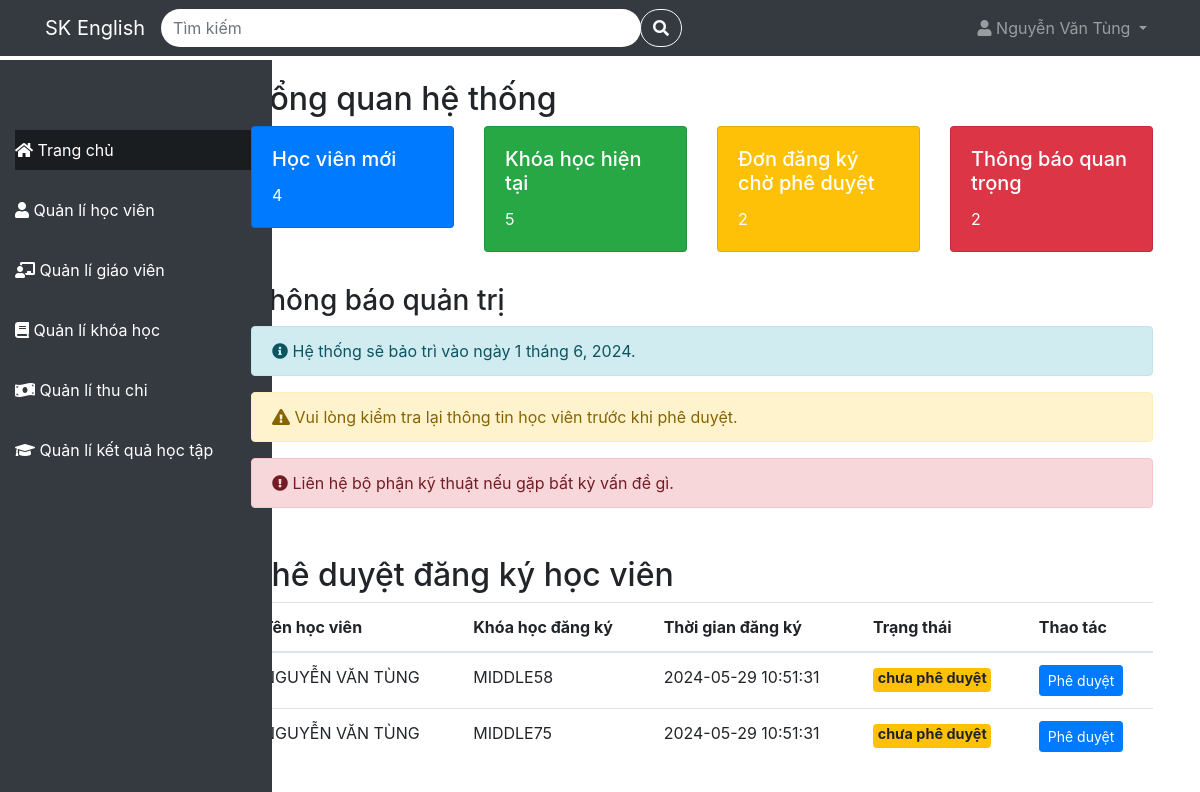
The app's page /QuanLiTrungTamTA/home (signed in) with its own data.
### tables this page shows
CREATE TABLE `webregistrations` (
  `STT` int(11) NOT NULL,
  `name` varchar(100) NOT NULL,
  `address` varchar(100) NOT NULL,
  `phone` varchar(10) NOT NULL,
  `email` varchar(100) NOT NULL,
  `schedule_id` varchar(32) NOT NULL,
  `time` timestamp NOT NULL DEFAULT current_timestamp() ON UPDATE current_timestamp()
);

### app/Controller/HomeController.php (called while the page is built)
<?php
class HomeController {
    protected $config = [
        'host' => 'localhost',
        'dbname' => 'quanlytrungtamta',
        'user' => 'root',
        'password' => ''
    ];
    protected $db;
    public function __construct(){
        $this->db = new Database($this->config);
    }
    public function index() {
        $listWebRegistration = $this->db->table('webregistrations')->get();
        if(isset($listWebRegistration)){
            $countWebRegistration = count($listWebRegistration);
        }else{
            $countWebRegistration = 0;
        }
        $listCourse = $this->db->table('course')->get();
        if(isset($listCourse)){
            $countCourse = count($listCourse);
        }else{
            $countCourse = 0;
        }
        $listStudent = $this->db->table('students')->get();
        if(isset($listStudent)){
            $countStudent = count($listStudent);
        }else{
            $countStudent = 0;
        }
        include('./app/View/Home/home.php');
    }
}
?>

### index.php (called while the page is built, shortened)
<?php
include './app/Model/Model.php';
include './app/Controller/HomeController.php';
$route = new Route();
$route->get('/', 'LandingController@index');
$route->post('/courseRegistration', 'RegisterController@courseRegistration');
$route->post('/login', 'LoginController@index');
$route->post('/logout', 'LogoutController@index');
$route->post('/register', 'RegisterController@index');
$route->post('/verify', 'RegisterController@verify');
$route->post('/forgotPassword', 'ForgotPasswordController@forgot_password');
$route->post('/reset_password', 'ForgotPasswordController@reset_password');
if(isset($_SESSION['full_name']) && !empty($_SESSION['full_name']))
{
    $route->get('/home', 'HomeController@index');
    $route->get('/student', 'StudentController@index');
    $route->post('/student/deleteStudent', 'StudentController@deleteStudent');
    $route->post('/student/editStudent', 'StudentController@editStudent');
    $route->post('/student/addStudent', 'RegistrationController@addStudent');
    $route->get('/teacher', 'TeacherController@index');
    $route->post('/teacher/addTeacher', 'TeacherController@addTeacher');
    $route->post('/teacher/editTeacher', 'TeacherController@editTeacher');
    $route->post('/teacher/deleteTeacher', 'TeacherController@deleteTeacher');
    $route->get('/course', 'CourseController@index');
    $route->post('/course/addCourse', 'CourseController@addCourse');
    $route->post('/course/deleteCourse', 'CourseController@deleteCourse');
    $route->post('/course/edit', 'CourseController@editCourse');
    $route->get('/course/detail', 'CourseController@show@detailCourse.php');
    $route->post('/course/addSchedule', 'ScheduleController@addSchedule');
    $route->post('/course/deleteSchedule', 'ScheduleController@deleteSchedule');
    $route->get('/payment', 'PaymentController@index');
    $route->get('/achievement', 'AchievementController@index');
}
$requestUri = $_SERVER['REQUEST_URI'];
$route->handle($requestUri);
?>

### app/Model/Model.php (called while the page is built, shortened)
<?php
class Database {
    protected
        $table = '',
        $host = '',
        $user ='',
        $password = '',
        $dbname = '',
        $conn = null;
    public function __construct($config){
        $this->host = $config['host'];
        $this->user = $config['user'];
        $this->password = $config['password'];
        $this->dbname = $config['dbname'];
    }
    protected function connect(){
        try{
            $this->conn = new PDO("mysql:host=$this->host;dbname=$this->dbname", $this->user, $this->password);
            $this->conn->setAttribute(PDO::ATTR_ERRMODE, PDO::ERRMODE_EXCEPTION);
        }catch(PDOException $e){
            echo "Lỗi kết nối đến cơ sở dữ liệu: ".$e->getMessage();
        }
    }
    public function get($data = [])
    {
        try {
            if (empty($data)) {
                $sqlString = "select * from $this->table";
                $query = $this->conn->prepare($sqlString);
                $query->execute();
            } else {
                $stmt = join('=? and ', array_keys($data));
                $stmt .= '=?';
                $sqlString = "select * from $this->table where $stmt";
                $query = $this->conn->prepare($sqlString);
                $query->execute(array_values($data));
            }
            return $query->fetchAll(PDO::FETCH_ASSOC);
        } catch (PDOException $e) {
            $this->logToConsole("Lỗi đọc dữ liệu: " . $e->getMessage());
        }
    }
    public function table($table){
        $this->table = $table;
        return $this;
    }
}
?>

### app/View/Home/home.php (the view, shortened to what this page needs)
<!DOCTYPE html>
<html lang="en">
<head>
  <link rel="stylesheet" href="https://cdnjs.cloudflare.com/ajax/libs/font-awesome/5.15.4/css/all.min.css">
  <link rel="stylesheet" href="https://maxcdn.bootstrapcdn.com/bootstrap/4.5.2/css/bootstrap.min.css">
</head>
<body>
<?php include './app/View/Template/navbar.php' ?>
<?php include 'app/View/Template/sidebar.php' ?>
<div class="main-content">
    <div class="container mt-5">
        <section class="statistics mb-3">
            <h2>Tổng quan hệ thống</h2>
            <div class="row">
                <div class="col-md-3">
                    <div class="card text-white bg-primary mb-3">
                        <div class="card-body">
                            <h5 class="card-title">Học viên mới</h5>
                            <p class="card-text">
                              <?php echo $countStudent?>
                            </p>
                        </div>
                    </div>
                </div>
                <div class="col-md-3">
                    <div class="card text-white bg-success mb-3">
                        <div class="card-body">
                            <h5 class="card-title">Khóa học hiện tại</h5>
                            <p class="card-text">
                              <?php echo $countCourse?>
                            </p>
                        </div>
                    </div>
                </div>
                <div class="col-md-3">
                    <div class="card text-white bg-warning mb-3">
                        <div class="card-body">
                            <h5 class="card-title">Đơn đăng ký chờ phê duyệt</h5>
                            <p class="card-text">
                              <?php echo $countWebRegistration?>
                            </p>
                        </div>
                    </div>
                </div>
                <div class="col-md-3">
                    <div class="card text-white bg-danger mb-3">
                        <div class="card-body">
                            <h5 class="card-title">Thông báo quan trọng</h5>
                            <p class="card-text">2</p>
                        </div>
                    </div>
                </div>
            </div>
        </section>
        <section class="admin-announcements mb-5">
            <h3>Thông báo quản trị</h3>
            <div class="alert alert-info" role="alert">
                <i class="fas fa-info-circle"></i> Hệ thống sẽ bảo trì vào ngày 1 tháng 6, 2024.
            </div>
            <div class="alert alert-warning" role="alert">
                <i class="fas fa-exclamation-triangle"></i> Vui lòng kiểm tra lại thông tin học viên trước khi phê duyệt.
            </div>
            <div class="alert alert-danger" role="alert">
                <i class="fas fa-exclamation-circle"></i> Liên hệ bộ phận kỹ thuật nếu gặp bất kỳ vấn đề gì.
            </div>
        </section>
        <h2>Phê duyệt đăng ký học viên</h2>
        <div class="table-responsive">
            <table class="table">
                <thead>
                    <tr>
                        <th>Tên học viên</th>
                        <th>Khóa học đăng ký</th>
                        <th>Thời gian đăng ký</th>
                        <th>Trạng thái</th>
                        <th>Thao tác</th>
                    </tr>
                </thead>
                <tbody>
                    <?php foreach($listWebRegistration as $registration): ?>
                        <tr>
                            <td scope="row"><?php echo $registration['name']?></td>
                            <td><?php echo $registration['schedule_id']?></td>
                            <td><?php echo $registration['time']?></td>
                            <td>
                                <div class="badge bg-warning" style="height: 1.5rem;">
                                    <span style="font-size:1.2em;">chưa phê duyệt</span>
                                </div>
                            </td>
                            <td>
                               <button class="btn btn-primary btn-sm" onclick="buttonPheduyetClicked('<?php echo $registration['schedule_id']?>');">Phê duyệt</button>
                            </td>
                        </tr>
                    <?php endforeach; ?>
                </tbody>
            </table>
        </div>
    </div>
</div>
</body>
</html>

### public/css/sidebar.css (style rules this page uses)
.main-content { margin-left: 17%; padding: 2em; }

### records on screen
webregistrations: name "NGUYỄN VĂN TÙNG", schedule "MIDDLE58", time "2024-05-29 10:51:31"
webregistrations: name "NGUYỄN VĂN TÙNG", schedule "MIDDLE75", time "2024-05-29 10:51:31"

### other values on screen
$_SESSION['full_name'] "Nguyễn Văn Tùng"
$countStudent "4"
$countCourse "5"
$countWebRegistration "2"
